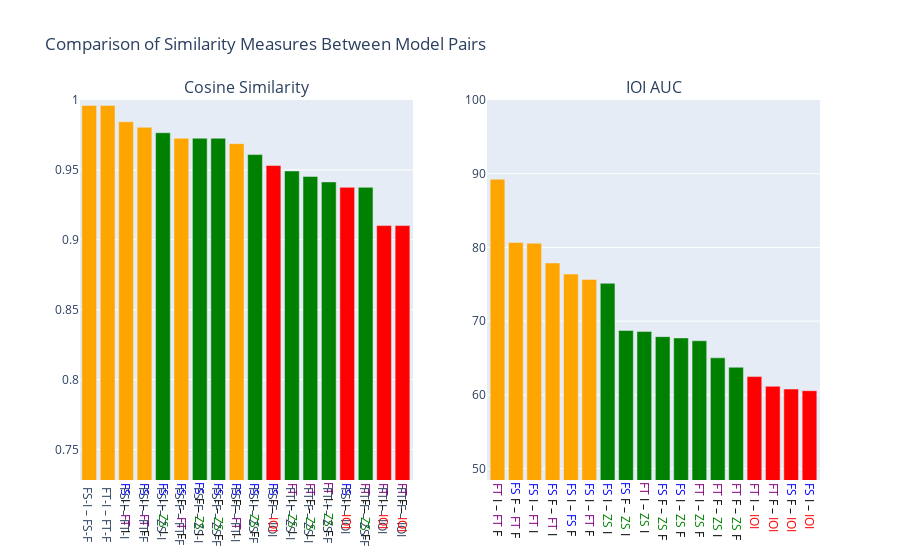

The cell this chart's notebook holds for it:
### Code cell
# Model names for axes
model_names = order

similarity_matrix1 = similarity_matrix_cos
similarity_matrix2 = similarity_matrix_auc

# Colors for baseline comparisons
ioi_color = 'red'
zeroshot_color = 'green'
other_color2 = 'orange'

# Define colors for categories
# aliceblue, antiquewhite, aqua, aquamarine, azure
finetune_color = 'purple'
fewshot_color = 'blue'
float_color = 'green'
instruction_color = 'teal'


# Function to determine the color of x-axis labels based on categories
def get_label_color(label):
    if 'FT' in label:
        return finetune_color
    elif 'FS' in label:
        return fewshot_color
    elif '-F' in label:
        return float_color
    elif '-I' in label:
        return instruction_color
    elif "ZS" in label:
        return zeroshot_color
    elif "IOI" in label:
        return ioi_color
    else:
        return 'black'  # Default color



# Reshape the similarity matrices into long format for plotting
data1 = []
data2 = []
for i in range(len(model_names)):
    for j in range(i + 1, len(model_names)):
        mn = [model_names[i], model_names[j]]
        if "IOI" in mn and ("ZS-I" in mn or "ZS-F" in mn) or "ZS-I" in mn and "ZS-F" in mn:
            continue
        
        baseline = 'IOI' in mn or 'ZS-I' in mn or 'ZS-F' in mn
        pair = f'{model_names[i]} – {model_names[j]}'
        color1 = ioi_color if 'IOI' in mn else zeroshot_color if 'ZS-I' in mn or 'ZS-F' in mn else other_color2
        color2 = ioi_color if 'IOI' in mn else zeroshot_color if 'ZS-I' in mn or 'ZS-F' in mn else other_color2
        data1.append({
            'model_pair': pair,
            'similarity_value': similarity_matrix1[i, j],
            'color': color1
        })
        data2.append({
            'model_pair': pair,
            'similarity_value': similarity_matrix2[i, j],
            'color': color2
        })

# Sort the data in descending order
data1 = sorted(data1, key=lambda x: x['similarity_value'], reverse=True)
data2 = sorted(data2, key=lambda x: x['similarity_value'], reverse=True)

# Find the smallest non-zero elements
min_value1 = min([d['similarity_value'] for d in data1])
min_value2 = min([d['similarity_value'] for d in data2])
ymin1 = 0.8 * min_value1
ymin2 = 0.8 * min_value2

# Create subplots with adjusted margins and spacing
fig = make_subplots(rows=1, cols=2, subplot_titles=("Cosine Similarity", "IOI AUC"))

# Add bars for similarity measure 1
fig.add_trace(go.Bar(
    x=[d['model_pair'] for d in data1],
    y=[d['similarity_value'] for d in data1],
    marker_color=[d['color'] for d in data1],
    name='IOI AUC'
), row=1, col=1)

# Add bars for similarity measure 2
fig.add_trace(go.Bar(
    x=[d['model_pair'] for d in data2],
    y=[d['similarity_value'] for d in data2],
    marker_color=[d['color'] for d in data2],
    name='Cosine Similarity'
), row=1, col=2)

# Update layout for better readability
fig.update_layout(
    title='Comparison of Similarity Measures Between Model Pairs',
    showlegend=False
)

# Function to create HTML formatted label with colored words
def format_label(label):
    words = label.replace("-", " ").split()
    colored_label = ''.join([f'<span style="color:{get_label_color(word)};">{word} </span>' for word in words])
    return colored_label

# Hide the default x-axis labels
# fig.update_xaxes(showticklabels=False, row=1, col=1)
fig.update_xaxes(showticklabels=False, row=1, col=2)


print(ymin1, ymin2)
# Set y-axis minimum
fig.update_yaxes(range=[ymin1, 1], row=1, col=1)
fig.update_yaxes(range=[ymin2, 100], row=1, col=2)


# Apply color coding to x-axis labels using annotations
annotations = []
# Apply color coding to x-axis labels using annotations
annotations = []
for idx, d in enumerate(data1):
    annotations.append(dict(
        x=idx,  # Adjust x position based on index
        y=-0.002,  # Adjust y position as needed
        xref='x1',
        yref='paper',
        text=format_label(d['model_pair']),
        showarrow=False,
        xanchor='center',
        yanchor='top',
        align='center',
        textangle=90
    ))

for idx, d in enumerate(data2):
    annotations.append(dict(
        x=idx,  # Adjust x position based on index
        y=-0.002,  # Adjust y position as needed
        xref='x2',
        yref='paper',
        text=format_label(d['model_pair']),
        showarrow=False,
        xanchor='center',
        yanchor='top',
        align='center',
        textangle=90

    ))
fig.update_layout(annotations=annotations)


# Show the figure
fig.show()

### Figure 1 — Plotly figure (JSON) as saved in the notebook; plotly's stock layout.template omitted (floating-point values rounded to 4 significant figures)
{"data": [{"marker": {"color": ["orange", "orange", "orange", "orange", "green", "orange", "green", "green", "orange", "green", "red", "green", "green", "green", "red", "green", "red", "red"]}, "name": "IOI AUC", "type": "bar", "x": ["FS-I – FS-F", "FT-I – FT-F", "FS-I – FT-I", "FS-I – FT-F", "FS-I – ZS-I", "FS-F – FT-F", "FS-F – ZS-I", "FS-F – ZS-F", "FS-F – FT-I", "FS-I – ZS-F", "FS-F – IOI", "FT-I – ZS-I", "FT-F – ZS-I", "FT-I – ZS-F", "FS-I – IOI", "FT-F – ZS-F", "FT-I – IOI", "FT-F – IOI"], "xaxis": "x", "y": [0.9961, 0.9961, 0.9844, 0.9805, 0.9766, 0.9727, 0.9727, 0.9727, 0.9688, 0.9609, 0.9531, 0.9492, 0.9453, 0.9414, 0.9375, 0.9375, 0.9102, 0.9102], "yaxis": "y"}, {"marker": {"color": ["orange", "orange", "orange", "orange", "orange", "orange", "green", "green", "green", "green", "green", "green", "green", "green", "red", "red", "red", "red"]}, "name": "Cosine Similarity", "type": "bar", "x": ["FT-I – FT-F", "FS-F – FT-F", "FS-I – FT-I", "FS-F – FT-I", "FS-I – FS-F", "FS-I – FT-F", "FS-I – ZS-I", "FS-F – ZS-I", "FT-I – ZS-I", "FS-F – ZS-F", "FS-I – ZS-F", "FT-I – ZS-F", "FT-F – ZS-I", "FT-F – ZS-F", "FT-I – IOI", "FT-F – IOI", "FS-F – IOI", "FS-I – IOI"], "xaxis": "x2", "y": [89.25, 80.67, 80.57, 77.9, 76.39, 75.67, 75.14, 68.73, 68.61, 67.9, 67.72, 67.34, 65.02, 63.75, 62.48, 61.17, 60.79, 60.57], "yaxis": "y2"}], "layout": {"annotations": [{"font": {"size": 16}, "showarrow": false, "text": "Cosine Similarity", "x": 0.225, "xanchor": "center", "xref": "paper", "y": 1, "yanchor": "bottom", "yref": "paper"}, {"font": {"size": 16}, "showarrow": false, "text": "IOI AUC", "x": 0.775, "xanchor": "center", "xref": "paper", "y": 1, "yanchor": "bottom", "yref": "paper"}, {"align": "center", "showarrow": false, "text": "<span style=\"color:blue;\">FS </span><span style=\"color:black;\">I </span><span style=\"color:black;\">– </span><span style=\"color:purple;\">FT </span><span style=\"color:black;\">I </span>", "textangle": 90, "x": 2, "xanchor": "center", "xref": "x", "y": -0.002, "yanchor": "top", "yref": "paper"}, {"align": "center", "showarrow": false, "text": "<span style=\"color:blue;\">FS </span><span style=\"color:black;\">I </span><span style=\"color:black;\">– </span><span style=\"color:purple;\">FT </span><span style=\"color:black;\">F </span>", "textangle": 90, "x": 3, "xanchor": "center", "xref": "x", "y": -0.002, "yanchor": "top", "yref": "paper"}, {"align": "center", "showarrow": false, "text": "<span style=\"color:blue;\">FS </span><span style=\"color:black;\">I </span><span style=\"color:black;\">– </span><span style=\"color:green;\">ZS </span><span style=\"color:black;\">I </span>", "textangle": 90, "x": 4, "xanchor": "center", "xref": "x", "y": -0.002, "yanchor": "top", "yref": "paper"}, {"align": "center", "showarrow": false, "text": "<span style=\"color:blue;\">FS </span><span style=\"color:black;\">F </span><span style=\"color:black;\">– </span><span style=\"color:purple;\">FT </span><span style=\"color:black;\">F </span>", "textangle": 90, "x": 5, "xanchor": "center", "xref": "x", "y": -0.002, "yanchor": "top", "yref": "paper"}, {"align": "center", "showarrow": false, "text": "<span style=\"color:blue;\">FS </span><span style=\"color:black;\">F </span><span style=\"color:black;\">– </span><span style=\"color:green;\">ZS </span><span style=\"color:black;\">I </span>", "textangle": 90, "x": 6, "xanchor": "center", "xref": "x", "y": -0.002, "yanchor": "top", "yref": "paper"}, {"align": "center", "showarrow": false, "text": "<span style=\"color:blue;\">FS </span><span style=\"color:black;\">F </span><span style=\"color:black;\">– </span><span style=\"color:green;\">ZS </span><span style=\"color:black;\">F </span>", "textangle": 90, "x": 7, "xanchor": "center", "xref": "x", "y": -0.002, "yanchor": "top", "yref": "paper"}, {"align": "center", "showarrow": false, "text": "<span style=\"color:blue;\">FS </span><span style=\"color:black;\">F </span><span style=\"color:black;\">– </span><span style=\"color:purple;\">FT </span><span style=\"color:black;\">I </span>", "textangle": 90, "x": 8, "xanchor": "center", "xref": "x", "y": -0.002, "yanchor": "top", "yref": "paper"}, {"align": "center", "showarrow": false, "text": "<span style=\"color:blue;\">FS </span><span style=\"color:black;\">I </span><span style=\"color:black;\">– </span><span style=\"color:green;\">ZS </span><span style=\"color:black;\">F </span>", "textangle": 90, "x": 9, "xanchor": "center", "xref": "x", "y": -0.002, "yanchor": "top", "yref": "paper"}, {"align": "center", "showarrow": false, "text": "<span style=\"color:blue;\">FS </span><span style=\"color:black;\">F </span><span style=\"color:black;\">– </span><span style=\"color:red;\">IOI </span>", "textangle": 90, "x": 10, "xanchor": "center", "xref": "x", "y": -0.002, "yanchor": "top", "yref": "paper"}, {"align": "center", "showarrow": false, "text": "<span style=\"color:purple;\">FT </span><span style=\"color:black;\">I </span><span style=\"color:black;\">– </span><span style=\"color:green;\">ZS </span><span style=\"color:black;\">I </span>", "textangle": 90, "x": 11, "xanchor": "center", "xref": "x", "y": -0.002, "yanchor": "top", "yref": "paper"}, {"align": "center", "showarrow": false, "text": "<span style=\"color:purple;\">FT </span><span style=\"color:black;\">F </span><span style=\"color:black;\">– </span><span style=\"color:green;\">ZS </span><span style=\"color:black;\">I </span>", "textangle": 90, "x": 12, "xanchor": "center", "xref": "x", "y": -0.002, "yanchor": "top", "yref": "paper"}, {"align": "center", "showarrow": false, "text": "<span style=\"color:purple;\">FT </span><span style=\"color:black;\">I </span><span style=\"color:black;\">– </span><span style=\"color:green;\">ZS </span><span style=\"color:black;\">F </span>", "textangle": 90, "x": 13, "xanchor": "center", "xref": "x", "y": -0.002, "yanchor": "top", "yref": "paper"}, {"align": "center", "showarrow": false, "text": "<span style=\"color:blue;\">FS </span><span style=\"color:black;\">I </span><span style=\"color:black;\">– </span><span style=\"color:red;\">IOI </span>", "textangle": 90, "x": 14, "xanchor": "center", "xref": "x", "y": -0.002, "yanchor": "top", "yref": "paper"}, {"align": "center", "showarrow": false, "text": "<span style=\"color:purple;\">FT </span><span style=\"color:black;\">F </span><span style=\"color:black;\">– </span><span style=\"color:green;\">ZS </span><span style=\"color:black;\">F </span>", "textangle": 90, "x": 15, "xanchor": "center", "xref": "x", "y": -0.002, "yanchor": "top", "yref": "paper"}, {"align": "center", "showarrow": false, "text": "<span style=\"color:purple;\">FT </span><span style=\"color:black;\">I </span><span style=\"color:black;\">– </span><span style=\"color:red;\">IOI </span>", "textangle": 90, "x": 16, "xanchor": "center", "xref": "x", "y": -0.002, "yanchor": "top", "yref": "paper"}, {"align": "center", "showarrow": false, "text": "<span style=\"color:purple;\">FT </span><span style=\"color:black;\">F </span><span style=\"color:black;\">– </span><span style=\"color:red;\">IOI </span>", "textangle": 90, "x": 17, "xanchor": "center", "xref": "x", "y": -0.002, "yanchor": "top", "yref": "paper"}, {"align": "center", "showarrow": false, "text": "<span style=\"color:purple;\">FT </span><span style=\"color:black;\">I </span><span style=\"color:black;\">– </span><span style=\"color:purple;\">FT </span><span style=\"color:black;\">F </span>", "textangle": 90, "x": 0, "xanchor": "center", "xref": "x2", "y": -0.002, "yanchor": "top", "yref": "paper"}, {"align": "center", "showarrow": false, "text": "<span style=\"color:blue;\">FS </span><span style=\"color:black;\">F </span><span style=\"color:black;\">– </span><span style=\"color:purple;\">FT </span><span style=\"color:black;\">F </span>", "textangle": 90, "x": 1, "xanchor": "center", "xref": "x2", "y": -0.002, "yanchor": "top", "yref": "paper"}, {"align": "center", "showarrow": false, "text": "<span style=\"color:blue;\">FS </span><span style=\"color:black;\">I </span><span style=\"color:black;\">– </span><span style=\"color:purple;\">FT </span><span style=\"color:black;\">I </span>", "textangle": 90, "x": 2, "xanchor": "center", "xref": "x2", "y": -0.002, "yanchor": "top", "yref": "paper"}, {"align": "center", "showarrow": false, "text": "<span style=\"color:blue;\">FS </span><span style=\"color:black;\">F </span><span style=\"color:black;\">– </span><span style=\"color:purple;\">FT </span><span style=\"color:black;\">I </span>", "textangle": 90, "x": 3, "xanchor": "center", "xref": "x2", "y": -0.002, "yanchor": "top", "yref": "paper"}, {"align": "center", "showarrow": false, "text": "<span style=\"color:blue;\">FS </span><span style=\"color:black;\">I </span><span style=\"color:black;\">– </span><span style=\"color:blue;\">FS </span><span style=\"color:black;\">F </span>", "textangle": 90, "x": 4, "xanchor": "center", "xref": "x2", "y": -0.002, "yanchor": "top", "yref": "paper"}, {"align": "center", "showarrow": false, "text": "<span style=\"color:blue;\">FS </span><span style=\"color:black;\">I </span><span style=\"color:black;\">– </span><span style=\"color:purple;\">FT </span><span style=\"color:black;\">F </span>", "textangle": 90, "x": 5, "xanchor": "center", "xref": "x2", "y": -0.002, "yanchor": "top", "yref": "paper"}, {"align": "center", "showarrow": false, "text": "<span style=\"color:blue;\">FS </span><span style=\"color:black;\">I </span><span style=\"color:black;\">– </span><span style=\"color:green;\">ZS </span><span style=\"color:black;\">I </span>", "textangle": 90, "x": 6, "xanchor": "center", "xref": "x2", "y": -0.002, "yanchor": "top", "yref": "paper"}, {"align": "center", "showarrow": false, "text": "<span style=\"color:blue;\">FS </span><span style=\"color:black;\">F </span><span style=\"color:black;\">– </span><span style=\"color:green;\">ZS </span><span style=\"color:black;\">I </span>", "textangle": 90, "x": 7, "xanchor": "center", "xref": "x2", "y": -0.002, "yanchor": "top", "yref": "paper"}, {"align": "center", "showarrow": false, "text": "<span style=\"color:purple;\">FT </span><span style=\"color:black;\">I </span><span style=\"color:black;\">– </span><span style=\"color:green;\">ZS </span><span style=\"color:black;\">I </span>", "textangle": 90, "x": 8, "xanchor": "center", "xref": "x2", "y": -0.002, "yanchor": "top", "yref": "paper"}, {"align": "center", "showarrow": false, "text": "<span style=\"color:blue;\">FS </span><span style=\"color:black;\">F </span><span style=\"color:black;\">– </span><span style=\"color:green;\">ZS </span><span style=\"color:black;\">F </span>", "textangle": 90, "x": 9, "xanchor": "center", "xref": "x2", "y": -0.002, "yanchor": "top", "yref": "paper"}, {"align": "center", "showarrow": false, "text": "<span style=\"color:blue;\">FS </span><span style=\"color:black;\">I </span><span style=\"color:black;\">– </span><span style=\"color:green;\">ZS </span><span style=\"color:black;\">F </span>", "textangle": 90, "x": 10, "xanchor": "center", "xref": "x2", "y": -0.002, "yanchor": "top", "yref": "paper"}, {"align": "center", "showarrow": false, "text": "<span style=\"color:purple;\">FT </span><span style=\"color:black;\">I </span><span style=\"color:black;\">– </span><span style=\"color:green;\">ZS </span><span style=\"color:black;\">F </span>", "textangle": 90, "x": 11, "xanchor": "center", "xref": "x2", "y": -0.002, "yanchor": "top", "yref": "paper"}, {"align": "center", "showarrow": false, "text": "<span style=\"color:purple;\">FT </span><span style=\"color:black;\">F </span><span style=\"color:black;\">– </span><span style=\"color:green;\">ZS </span><span style=\"color:black;\">I </span>", "textangle": 90, "x": 12, "xanchor": "center", "xref": "x2", "y": -0.002, "yanchor": "top", "yref": "paper"}, {"align": "center", "showarrow": false, "text": "<span style=\"color:purple;\">FT </span><span style=\"color:black;\">F </span><span style=\"color:black;\">– </span><span style=\"color:green;\">ZS </span><span style=\"color:black;\">F </span>", "textangle": 90, "x": 13, "xanchor": "center", "xref": "x2", "y": -0.002, "yanchor": "top", "yref": "paper"}, {"align": "center", "showarrow": false, "text": "<span style=\"color:purple;\">FT </span><span style=\"color:black;\">I </span><span style=\"color:black;\">– </span><span style=\"color:red;\">IOI </span>", "textangle": 90, "x": 14, "xanchor": "center", "xref": "x2", "y": -0.002, "yanchor": "top", "yref": "paper"}, {"align": "center", "showarrow": false, "text": "<span style=\"color:purple;\">FT </span><span style=\"color:black;\">F </span><span style=\"color:black;\">– </span><span style=\"color:red;\">IOI </span>", "textangle": 90, "x": 15, "xanchor": "center", "xref": "x2", "y": -0.002, "yanchor": "top", "yref": "paper"}, {"align": "center", "showarrow": false, "text": "<span style=\"color:blue;\">FS </span><span style=\"color:black;\">F </span><span style=\"color:black;\">– </span><span style=\"color:red;\">IOI </span>", "textangle": 90, "x": 16, "xanchor": "center", "xref": "x2", "y": -0.002, "yanchor": "top", "yref": "paper"}, {"align": "center", "showarrow": false, "text": "<span style=\"color:blue;\">FS </span><span style=\"color:black;\">I </span><span style=\"color:black;\">– </span><span style=\"color:red;\">IOI </span>", "textangle": 90, "x": 17, "xanchor": "center", "xref": "x2", "y": -0.002, "yanchor": "top", "yref": "paper"}], "showlegend": false, "title": {"text": "Comparison of Similarity Measures Between Model Pairs"}, "xaxis": {"anchor": "y", "domain": [0, 0.45]}, "xaxis2": {"anchor": "y2", "domain": [0.55, 1], "showticklabels": false}, "yaxis": {"anchor": "x", "domain": [0, 1], "range": [0.7281, 1]}, "yaxis2": {"anchor": "x2", "domain": [0, 1], "range": [48.45, 100]}}}
